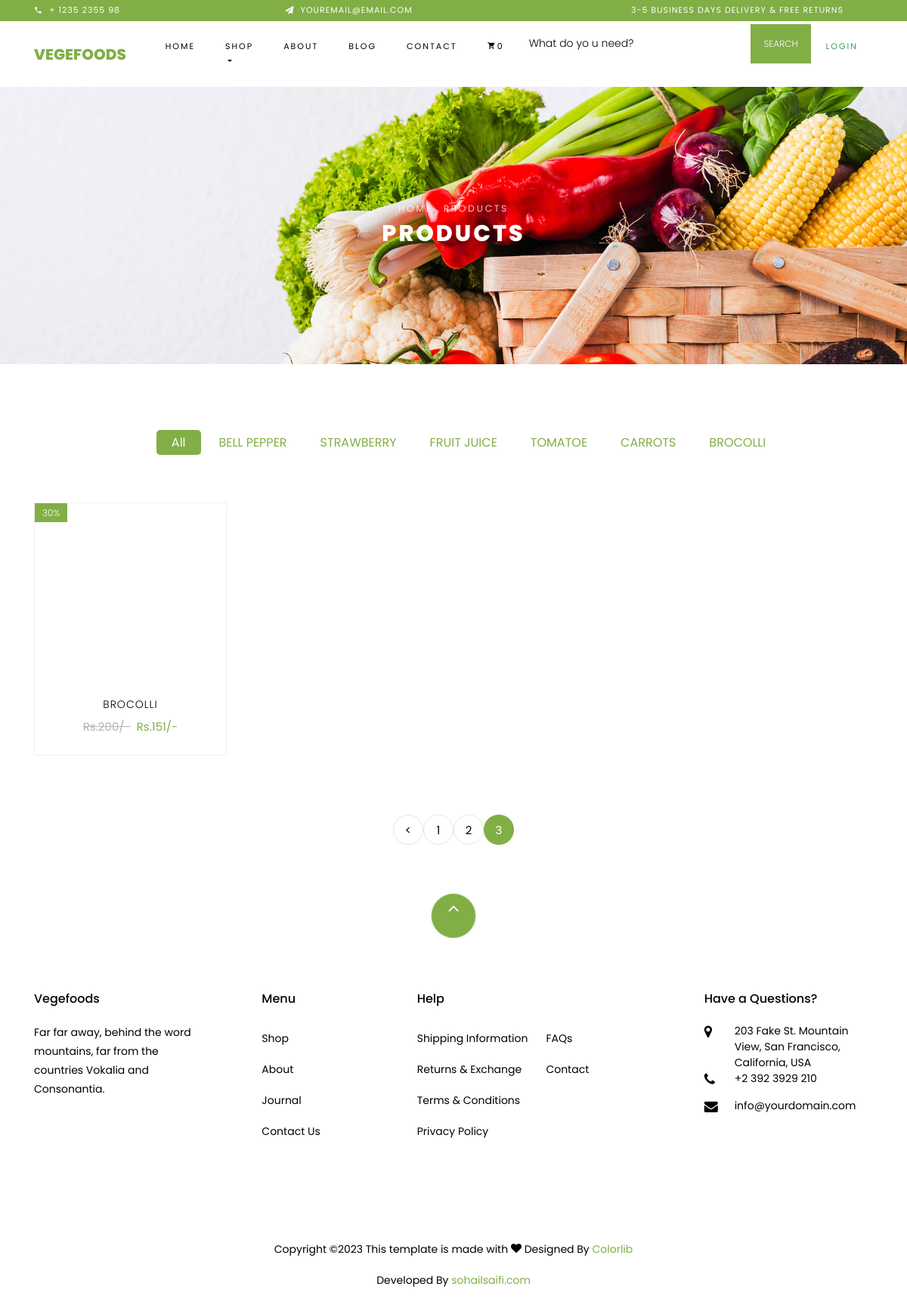
Page /SiteCon/categoryProduct/bell-pepper.html?per_page=4 on the committed database.
### tables this page shows
CREATE TABLE `category` (
  `category_id` int(11) NOT NULL,
  `category_url` varchar(255) DEFAULT NULL,
  `category_parent_id` int(11) NOT NULL DEFAULT '0',
  `category_name` varchar(255) NOT NULL,
  `category_description` text NOT NULL,
  `status` tinyint(4) NOT NULL DEFAULT '1',
  `created` timestamp NOT NULL DEFAULT CURRENT_TIMESTAMP
);

CREATE TABLE `product` (
  `product_id` int(11) NOT NULL,
  `category_id` int(11) NOT NULL,
  `product_name` varchar(255) DEFAULT NULL,
  `product_image` varchar(255) DEFAULT NULL,
  `product_url` varchar(255) DEFAULT NULL,
  `product_mrp` varchar(255) NOT NULL,
  `product_price` varchar(255) NOT NULL,
  `product_per_price` varchar(255) DEFAULT NULL,
  `product_qty` int(11) NOT NULL,
  `product_per_qty` varchar(255) DEFAULT NULL,
  `product_stock` tinyint(4) NOT NULL DEFAULT '1',
  `product_description` text,
  `product_sm_desc` text,
  `product_meta_title` text,
  `product_meta_keyword` text,
  `product_meta_desc` text,
  `product_status` tinyint(4) NOT NULL,
  `created` timestamp NOT NULL DEFAULT CURRENT_TIMESTAMP
);

### index.php (called while the page is built, shortened)
<?php
require_once BASEPATH.'core/CodeIgniter.php';

### application/models/SiteModel.php (called while the page is built, shortened)
<?php
class SiteModel extends CI_Model{
	public function getCategoryList()
	{
		return $this->db->where('status',1)->get('category')->result();
	}
	public function getCategoryByUrl($url)
	{
		return $this->db->where('status',1)->where('category_url',$url)->get('category')->row();
	}
	public function getProductByCatIdCount($catid)
	{
		return $this->db->where('product_status',1)->where('category_id',$catid)->get('product')->num_rows();
	}
	public function getProductByCatId($limit,$page,$catid)
	{
		return $this->db->where('product_status',1)->where('category_id',$catid)->limit($limit,$page)->get('product')->result();
	}
}

### application/config/config.php (called while the page is built, shortened)
<?php
$config['base_url'] = 'http://localhost:8081/project1/';
$config['index_page'] = 'index.php';
$config['uri_protocol']	= 'REQUEST_URI';
$config['url_suffix'] = '';
$config['language']	= 'english';
$config['charset'] = 'UTF-8';
$config['enable_hooks'] = FALSE;
$config['subclass_prefix'] = 'MY_';
$config['composer_autoload'] = FALSE;
$config['permitted_uri_chars'] = 'a-z 0-9~%.:_\-';
$config['enable_query_strings'] = FALSE;
$config['controller_trigger'] = 'c';
$config['function_trigger'] = 'm';
$config['directory_trigger'] = 'd';
$config['allow_get_array'] = TRUE;
$config['log_threshold'] = 0;
$config['log_path'] = '';
$config['log_file_extension'] = '';
$config['log_file_permissions'] = 0644;
$config['log_date_format'] = 'Y-m-d H:i:s';
$config['error_views_path'] = '';
$config['cache_path'] = '';
$config['cache_query_string'] = FALSE;
$config['encryption_key'] = '';
$config['sess_driver'] = 'files';
$config['sess_cookie_name'] = 'ci_session';
$config['sess_samesite'] = 'Lax';
$config['sess_expiration'] = 7200;
$config['sess_save_path'] = NULL;
$config['sess_match_ip'] = FALSE;
$config['sess_time_to_update'] = 300;
$config['sess_regenerate_destroy'] = FALSE;
$config['cookie_prefix']	= '';
$config['cookie_domain']	= '';
$config['cookie_path']		= '/';
$config['cookie_secure']	= FALSE;
$config['cookie_httponly'] 	= FALSE;
$config['cookie_samesite'] 	= 'Lax';
$config['standardize_newlines'] = FALSE;
$config['global_xss_filtering'] = FALSE;
$config['csrf_protection'] = FALSE;
$config['csrf_token_name'] = 'csrf_test_name';
$config['csrf_cookie_name'] = 'csrf_cookie_name';
$config['csrf_expire'] = 7200;
$config['csrf_regenerate'] = TRUE;
$config['csrf_exclude_uris'] = array();
$config['compress_output'] = FALSE;
$config['time_reference'] = 'local';
$config['rewrite_short_tags'] = FALSE;
$config['proxy_ips'] = '';

### application/views/site/include/category.php (the view)
<div class="container">
         <div class="row justify-content-center">
  			<div class="col-md-12 mb-5 text-center">
		<?php $catList = $this->SiteModel->getCategoryList(); ?>
				<ul class="product-category">
				<li><a href="" class="active">All</a></li>
				<?php foreach($catList as $list){ ?>
					<li><a href="<?php echo base_url('SiteCon/categoryProduct/'); ?><?php echo $list->category_url; ?>"><?php echo $list->category_name; ?></a></li>
				<?php } ?>
				</ul>
  			</div>
          </div>
      </div>

### application/views/site/category_Product.php (shortened to what this page needs)
<?php $this->load->view('site/include/header'); ?>
    <div class="hero-wrap hero-bread" style="background-image: url('<?php echo base_url(); ?>assets/images/bg_1.jpg');">
      <div class="container">
        <div class="row no-gutters slider-text align-items-center justify-content-center">
          <div class="col-md-9 ftco-animate text-center">
          	<p class="breadcrumbs"><span class="mr-2"><a href="index-2.html">Home</a></span> <span>Products</span></p>
            <h1 class="mb-0 bread">Products</h1>
          </div>
        </div>
      </div>
    </div>
    <section class="ftco-section">
	<?php $this->load->view('site/include/category'); ?>
    	<div class="container">
    		<div class="row">
			<?php foreach($productData as $product){ ?>
    			<div class="col-md-6 col-lg-3 ftco-animate">
    				<div class="product">
						<?php if($product->product_image != null){ ?>
    					<a href="<?php echo base_url(); ?>SiteCon/productDetail/<?php echo $product->product_url; ?>" class="img-prod">
    						<span class="status">30%</span>
    					</a>
						<?php } ?>
    					<div class="text py-3 pb-4 px-3 text-center">
    						<h3><a href="#"><?php echo $product->product_name; ?></a></h3>
    						<div class="d-flex">
    							<div class="pricing">
		    						<p class="price"><span class="mr-2 price-dc">Rs.<?php echo $product->product_mrp; ?>/-</span><span class="price-sale">Rs.<?php echo $product->product_price; ?>/-</span></p>
		    					</div>
	    					</div>
    					</div>
    				</div>
    			</div>
				<?php } ?>
    		</div>
			<div class="row mt-5">
				<div class="col text-center">
					<div class="block-27">
						<?php echo $link; ?>
					</div>
				</div>
        	</div>
    	</div>
    </section>

### rows in the picture
category: category_name "BELL PEPPER"
category: category_name "STRAWBERRY"
category: category_name "FRUIT JUICE"
category: category_name "TOMATOE"
category: category_name "CARROTS"
category: category_name "BROCOLLI"
product: product_name "BROCOLLI", product_mrp "200", product_price "151"

### other values in the picture
count($this->cart->contents()) "0"
$link "< 1 2 3"
